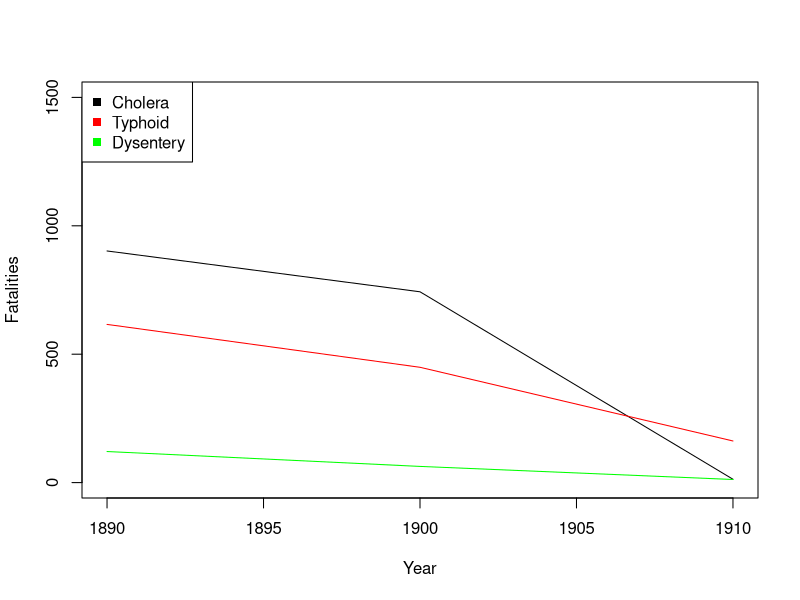

The R script that drew this image:
# install.packages("readxl")
library("readxl")
library("data.table")

working_dir_setlocal = function()
{
	# From: https://stackoverflow.com/questions/13672720/
	setwd(getSrcDirectory(function(){})[1])
}

rstudio_clear_plots = function()
{
	# If RStudio has created any plots, clear them.
    if (exists("dev")) {
        x = dev.list()["RStudioGD"]
        if (!is.null(x)) { dev.off(x) }    
    }
}

rstudio_clear_plots()
working_dir_setlocal()

data1890jan = read_excel("data/philadelphia/Philadelphia_1890/1890_WL-SID452,_TID6120,_1890-Philadelphia,_Interments_in_the_City_of_Philadelphia_January_1890,_p358-79.xls")
data1890feb = read_excel("data/philadelphia/Philadelphia_1890/1890_WL-SID452,_TID6121,_1890-Philadelphia,_Interments_in_the_City_of_Philadelphia_February_1890,_1890,_p382-01.xls")
data1890mar = read_excel("data/philadelphia/Philadelphia_1890/1890_WL-SID452,_TID6123,_1890-Philadelphia,_Interments_in_the_the_City_of_Philadelphia_March_1890,_p404-21.xls")
data1890apr = read_excel("data/philadelphia/Philadelphia_1890/1890_WL-SID452,_TID6124,_1890-Philadelphia,_Interments_in_the_City_of_Philadelphia_April_1890,_1890,_p424-42.xls")
data1890may = read_excel("data/philadelphia/Philadelphia_1890/1890_WL-SID452,_TID6125,_1890-Philadelphia,_Interments_in_the_City_of_Philadelphia_May_1890,_1890,_p446-65.xls")
data1890jun = read_excel("data/philadelphia/Philadelphia_1890/1890_WL-SID452,_TID6126,_1890-Philadelphia,_Interments_June_1890,_1890,_p468-87.xls")
data1890jul = read_excel("data/philadelphia/Philadelphia_1890/1890_WL-SID452,_TID6141,_1890-Philadelphia,_Interments_July_1890,_pg_490-09.xls")
data1890aug = read_excel("data/philadelphia/Philadelphia_1890/1890_WL-SID452,_TID6142,_1890-Philadelphia,_Interments_August_1890,_p512-29.xls")
data1890sep = read_excel("data/philadelphia/Philadelphia_1890/1890_WL-SID452,_TID6155,_1890-Philadelphia,_Interments_September_1890,_1890,_p532-47.xls")
data1890oct = read_excel("data/philadelphia/Philadelphia_1890/1890_WL-SID452,_TID6156,_1890-Philadelphia,_Interment_in_the_City_of_Philadelphia_October_1890,_1890,_p550-67.xls")

#We are missing data for November - Likely does not make a huge difference as waterborne illnesses generally peak during periods of warm weather#
data1890dec = read_excel("data/philadelphia/Philadelphia_1890/1890_WL-SID452,_TID6171,_1890-Philadelphia,_Interments_December_1890,_1890,_p590-07.xls")

##1890 #had to include malaria counts feb-may because whoever was recording this decided to just put cholera all in one category, made the data frames different sizes which made summing a nightmare.
#Malaria counts not too significant, still a waterborne disease so indicitave of sanitary infrastructure

water_borne1890jan <- rbind(data1890jan[46, ], data1890jan[47, ], data1890jan[80, ], data1890jan[95, ])
water_borne1890feb <- rbind(data1890feb[36, ], data1890feb[64, ], data1890feb[79, ], data1890feb[82, ])
water_borne1890mar <- rbind(data1890mar[34, ], data1890mar[63, ], data1890mar[73, ], data1890mar[78, ])
water_borne1890apr <- rbind(data1890apr[46, ], data1890apr[70, ], data1890apr[80, ], data1890apr[84, ])
water_borne1890may <- rbind(data1890may[45, ], data1890may[74, ], data1890may[84, ], data1890may[87, ])
water_borne1890jun <- rbind(data1890jun[36, ], data1890jun[37, ], data1890jun[67, ], data1890jun[81, ])
water_borne1890jul <- rbind(data1890jul[44, ], data1890jul[45, ], data1890jul[76, ], data1890jul[88, ])
water_borne1890aug <- rbind(data1890aug[37, ], data1890aug[38, ], data1890aug[62, ], data1890aug[74, ])
water_borne1890sep <- rbind(data1890sep[34, ], data1890sep[35, ], data1890sep[62, ], data1890sep[70, ])
water_borne1890oct <- rbind(data1890oct[44, ], data1890oct[45, ], data1890oct[70, ], data1890oct[80, ])
water_borne1890dec <- rbind(data1890dec[35, ], data1890dec[36, ], data1890dec[63, ], data1890dec[72, ])

water_borne1890dec

#fy is full year, our data from 1890 is monthly, denotes the difference in data recording#

##1900
data1900fy = read_excel("data/philadelphia/Philadelphia_1900/1900_WL-303_3112_1900-Deaths_by_Cause_1900,_p156-95.xls")

water_borne1900fy <- rbind(data1900fy[84, ], data1900fy[85, ], data1900fy[122, ], data1900fy[138, ], data1900fy[309, ], data1900fy[200, ])

##1910
data1910fy = read_excel("data/philadelphia/Philadelphia_1910/1910_WL-SID314,_TID3344,_1910-Philadelphia,_Causes_of_Death_Distributed_By_Ward_1910,_pgs_unknown.xlsx")

water_borne1910fy <- rbind(data1910fy[8, ], data1910fy[18, ], data1910fy[19, ])

object_list <- list(water_borne1890jan, water_borne1890feb, water_borne1890mar, 
                    water_borne1890apr, water_borne1890may, water_borne1890jun, 
                    water_borne1890jul, water_borne1890aug, water_borne1890sep, 
                    water_borne1890oct, water_borne1890dec)

# NOTE(Alex): Same as before, we merge together all the month data frames.
water_borne = as.data.table(rbind(Reduce(function(x, y) merge(x, y, all=TRUE), object_list)))

# NOTE(Alex): Then we replace all the garbage values with 0.
#       Whoever decided to insert two different strings to represent NA, I am going to strangle.
# TODO(Alex): Check that the five dots actually mean zero, or indicate "not recorded"
water_borne[water_borne == "….."] <- 0
water_borne[water_borne == "....."] <- 0
water_borne[water_borne == "…../..."] <- 0
water_borne[is.na(water_borne)] <- 0
water_borne[water_borne == "2....."] = 2

# Transpose the frame (swap rows and columns)
# Alright, so the 27:60 things is because the ward level data is on columns 29 through 61,
#       and in the test frame those numbers have had 2 subtracted for some reason.
#       Fairly, but not absolutely, certain that this is good.
water_borne_trans = t(water_borne[, 27:60])

# Assign column names to diseases
colnames(water_borne_trans) = water_borne$PHILADELPHIA

# Remove top row (which is just disease names)
water_borne_trans = water_borne_trans[c(-1), ]

# Convert all the columns to numeric, and sum all the duplicate columns together
water_borne_numeric = apply(water_borne_trans, 2, as.numeric)
water_borne_numeric = sapply(unique(colnames(water_borne_numeric)), function(x) rowSums(water_borne_numeric[, grepl(x, colnames(water_borne_numeric))]))

clean_data_table = function(table)
{
	table[table == "….."] <- 0
	table[table == "....."] <- 0
	table[table == "......"] <- 0
	table[table == "…../..."] <- 0
	table[is.na(table)] <- 0
	table[table == "2....."] <- 2
	table[table == "......."] <- 0
	table[table == "...."] <- 0

	return(table)
}

water_1890 = clean_data_table(as.data.table(water_borne_numeric))

# Second row is the total incidence of disease.
water_1900 = clean_data_table(as.data.table(water_borne1900fy))
water_1910 = clean_data_table(as.data.table(water_borne1910fy))

# In the source sheet the second and third columns correspond to male and female, summing them
# gives a total.
water_1910[, 2] = lapply(water_1910[, 2], as.numeric)
water_1910[, 3] = lapply(water_1910[, 3], as.numeric)

# disease_table = data.table("Year" = c(1890, 1900, 1910),
						   # "Cholera" = c(water_1890
water_1910$Total = water_1910[, 2] + water_1910[, 3]

colnames(water_1890) = gsub(" ", "_", colnames(water_1890))
colnames(water_1890)[2] = "Cholera_Morbus"
colnames(water_1890)[3] = "Typhoid"
water_1890[, Cholera := Cholera_Morbus + CHOLERA_INFANTUM]

# The data is poorly organized and badly translated to R, so magic indicis work better than anything else.
disease_table = data.table(Year = c(1890, 1900, 1910),
						   Cholera = c(sum(water_1890$Cholera), as.numeric(water_1900[1, 2]) + as.numeric(water_1900[2, 2]), water_1910[2, "Total"]),
						   Typhoid = c(sum(water_1890$Typhoid), as.numeric(water_1900[4, 2]), water_1910[1, 2]),
						   Dysentery = c(sum(water_1890$DYSENTERY), as.numeric(water_1900[3, 2]), water_1910[3, 2])
)
# water_1890[, Cholera = 

png(filename = "out/philadelphia_plot%d.png", width = 512, height = 512)
plot(disease_table$Year, disease_table$Cholera, type = "l", ylim=c(0, 1500), col = "black", xlab = "Year", ylab = "Fatalities")
lines(disease_table$Year, disease_table$Typhoid, col = "red")
lines(disease_table$Year, disease_table$Dysentery, col = "green")
legend(x = "topleft", legend=c("Cholera", "Typhoid", "Dysentery"), col=c("black", "red", "green"), pch = 15)
dev.off()

# Custom function to convert columns to numeric, handling non-numeric characters
if (F) {
    convert_to_numeric <- function(df) {
      for (i in 1:ncol(df)) {
        if (!is.numeric(df[[i]])) {
          df[[i]] <- as.numeric(as.character(df[[i]]))
        }
      }
      return(df)
    }
    
    
    water_borne1890jan_numeric <- convert_to_numeric(water_borne1890jan)
    water_borne1890feb_numeric <- convert_to_numeric(water_borne1890feb)
    water_borne1890mar_numeric <- convert_to_numeric(water_borne1890mar)
    water_borne1890apr_numeric <- convert_to_numeric(water_borne1890apr)
    water_borne1890may_numeric <- convert_to_numeric(water_borne1890may)
    water_borne1890jun_numeric <- convert_to_numeric(water_borne1890jun)
    water_borne1890jul_numeric <- convert_to_numeric(water_borne1890jul)
    water_borne1890aug_numeric <- convert_to_numeric(water_borne1890aug)
    water_borne1890sep_numeric <- convert_to_numeric(water_borne1890sep)
    water_borne1890oct_numeric <- convert_to_numeric(water_borne1890oct)
    water_borne1890dec_numeric <- convert_to_numeric(water_borne1890dec)
    
    object_list <- list(water_borne1890jan_numeric, water_borne1890feb_numeric, water_borne1890mar_numeric,
                        water_borne1890apr_numeric, water_borne1890may_numeric, water_borne1890jun_numeric,
                        water_borne1890jul_numeric, water_borne1890aug_numeric, water_borne1890sep_numeric, 
                        water_borne1890oct_numeric, water_borne1890dec_numeric)
    
    sum_waterborne1890 <- Reduce('+', object_list)
    
    sum_waterborne1890
}
